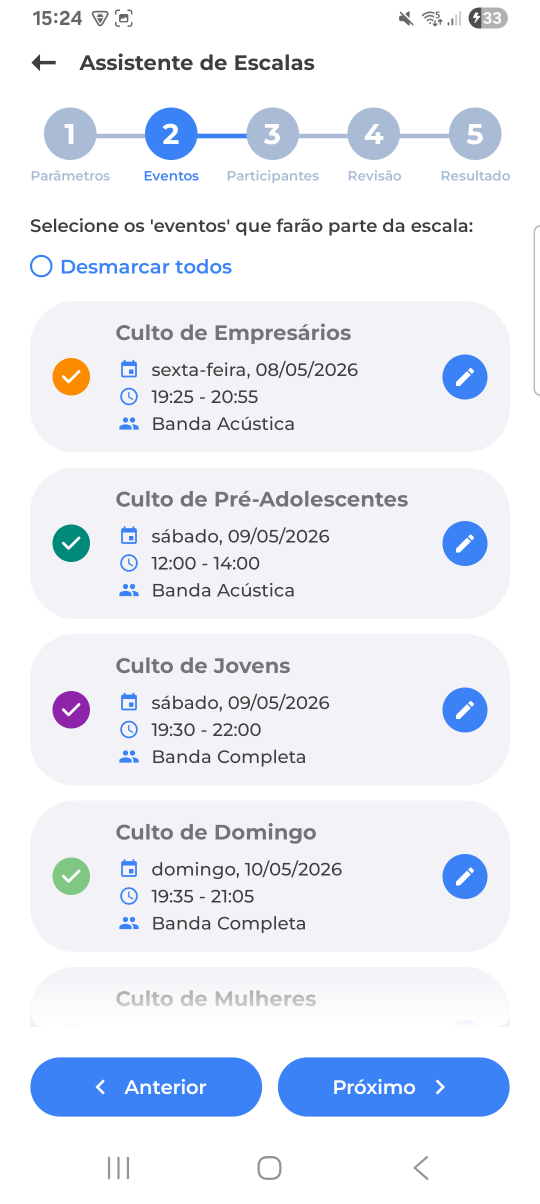
#> input picture scripts/before_eventos_step.png, 1080 x 2408 px (shown at 1/2 size)
$ python recolor-quiz-illustrations.py before_eventos_step.png before_eventos_step.png
#> lines starting #> are read from the running program, lines starting #| are printed output that depends on the picture; after the words box and inside, x2 and y2 are one past the last pixel; in counts of white or black regions, pixels touching at a corner belong together
# Recolori as ilustrações do quiz-vendas-funcionalidades: hue-shift restrito à faixa
# peach/laranja (~10-45 graus) pra azul/verde-sálvia, preservando saturação/valor
# (silhueta e sombreado da ilustração intactos, só a matiz muda).
import sys
import numpy as np
from PIL import Image

WARM_HUE_MIN = 10 / 360
WARM_HUE_MAX = 45 / 360
TARGET_HUE_MIN = 140 / 360  # verde-sálvia (era 165 — pouca separação do azul, quase monocromático)
TARGET_HUE_MAX = 215 / 360  # azul suave
MIN_SATURATION = 0.12  # abaixo disso é quase cinza/branco, não mexe

def recolor(path_in, path_out):
#> called with path_in = 'before_eventos_step.png', path_out = 'before_eventos_step.png'
    im = Image.open(path_in).convert('RGBA')
#> im is the input picture: PIL image 1080x2408 RGBA; mean R, G, B, A 231.9, 236.1, 244.8, 255
    arr = np.asarray(im).astype(np.float32) / 255.0
    rgb = arr[..., :3]
    alpha = arr[..., 3]
#> alpha: shape (2408, 1080) float32; every value is 1

    maxc = rgb.max(axis=-1)
    minc = rgb.min(axis=-1)
    v = maxc
    delta = maxc - minc
    s = np.where(maxc == 0, 0, delta / np.where(maxc == 0, 1, maxc))

    r, g, b = rgb[..., 0], rgb[..., 1], rgb[..., 2]
    h = np.zeros_like(v)
    mask_delta = delta > 1e-6
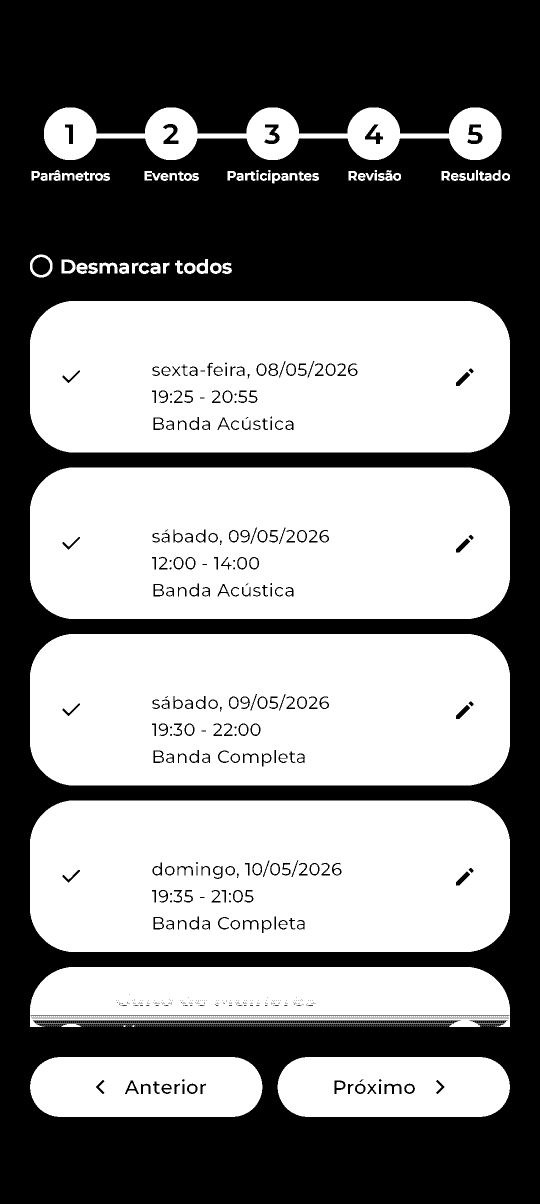
#> mask_delta: shape (2408, 1080) bool (shown at 1/2 size); 52.8% white; 1430 black regions (1217 under 20 px), largest, box (x1, y1, x2, y2) and area: (0, 0, 1080, 2408) 1189018, (66, 2041, 921, 2047) 4646, (61, 2031, 1019, 2033) 1197
    rc = np.where(mask_delta, (maxc - r) / np.where(delta == 0, 1, delta), 0)
    gc = np.where(mask_delta, (maxc - g) / np.where(delta == 0, 1, delta), 0)
    bc = np.where(mask_delta, (maxc - b) / np.where(delta == 0, 1, delta), 0)
    h = np.where(r == maxc, bc - gc, h)
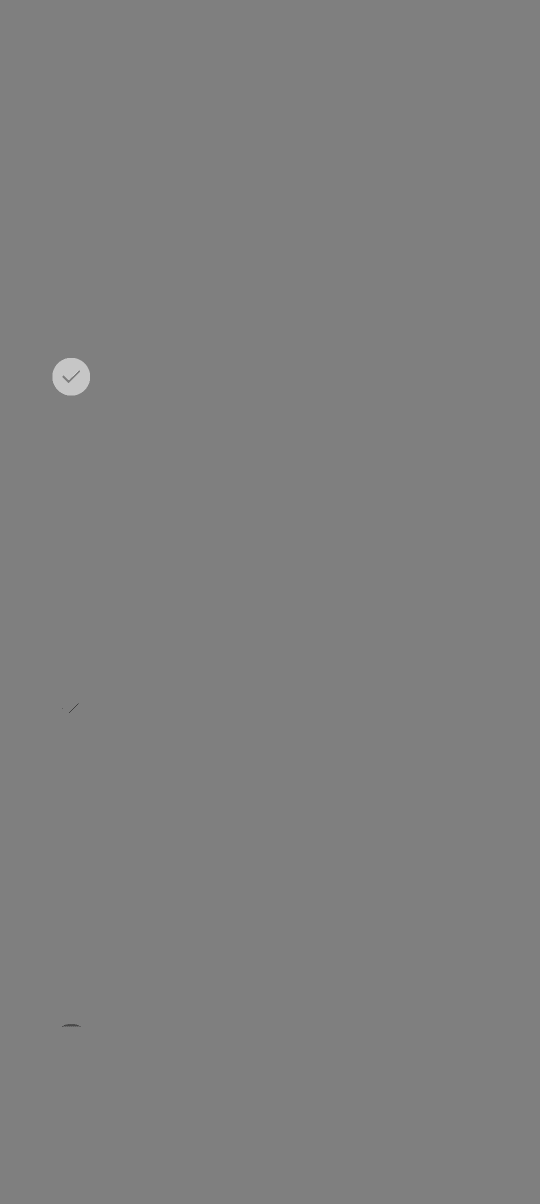
#> h: shape (2408, 1080) float32 (shown at 1/2 size); min -1, max 1, mean 0.000899; drawn with min black and max white
    h = np.where(g == maxc, 2.0 + rc - bc, h)
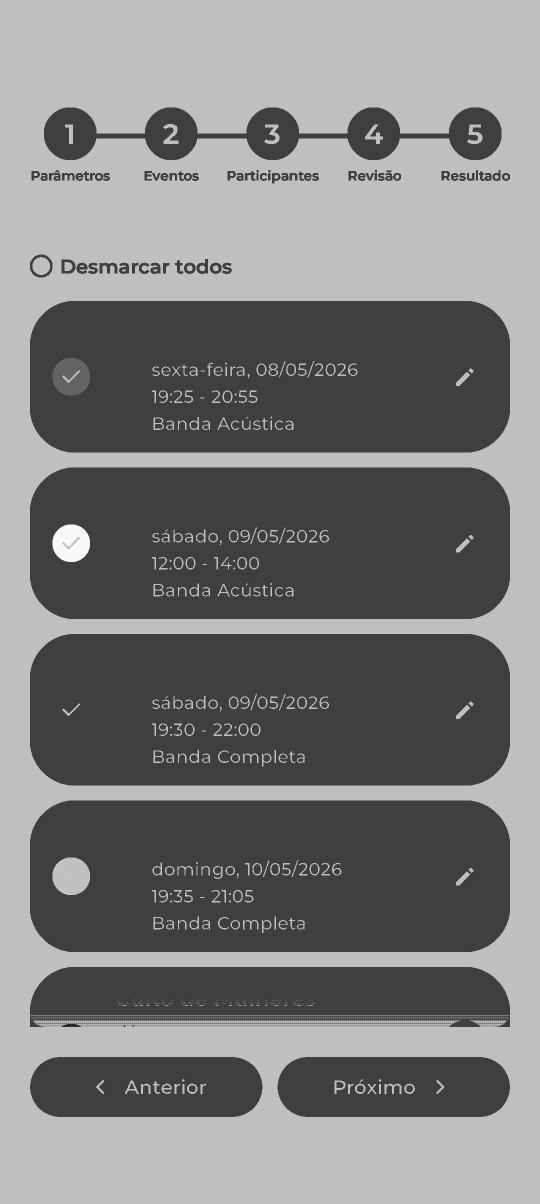
#> h: shape (2408, 1080) float32 (shown at 1/2 size); min -1, max 3, mean 0.953; drawn with min black and max white
    h = np.where(b == maxc, 4.0 + gc - rc, h)
    h = (h / 6.0) % 1.0
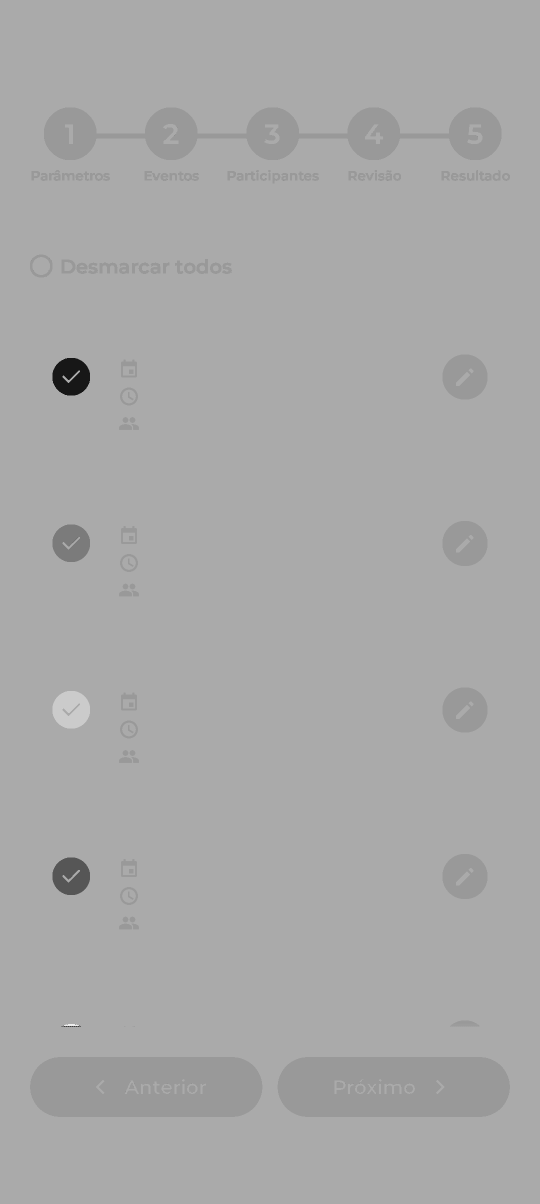
#> h: shape (2408, 1080) float32 (shown at 1/2 size); min 0, max 0.952, mean 0.66

    warm_mask = (h >= WARM_HUE_MIN) & (h <= WARM_HUE_MAX) & (s >= MIN_SATURATION)
#> warm_mask: shape (2408, 1080) bool; 0.16% white; 1 white region, box (x1, y1, x2, y2) and area: (105, 716, 180, 791) 4276

    hue_frac = np.clip((h - WARM_HUE_MIN) / (WARM_HUE_MAX - WARM_HUE_MIN), 0, 1)
    new_h = TARGET_HUE_MIN + hue_frac * (TARGET_HUE_MAX - TARGET_HUE_MIN)
    h_out = np.where(warm_mask, new_h, h)

    i = np.floor(h_out * 6.0)
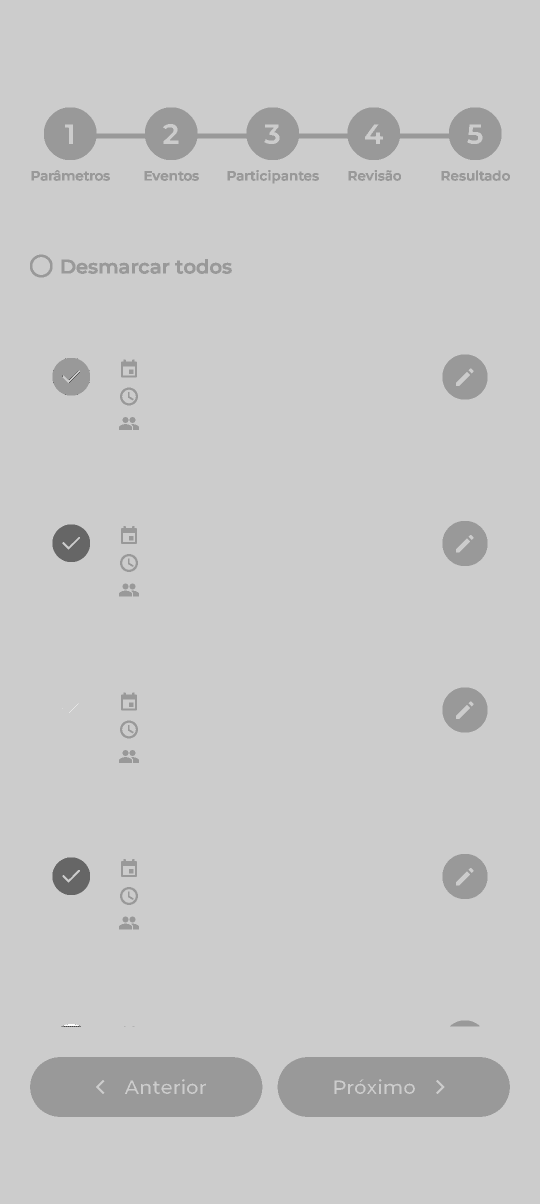
#> i: shape (2408, 1080) float32 (shown at 1/2 size); min 0, max 5, mean 3.92; drawn with min black and max white
    f = h_out * 6.0 - i
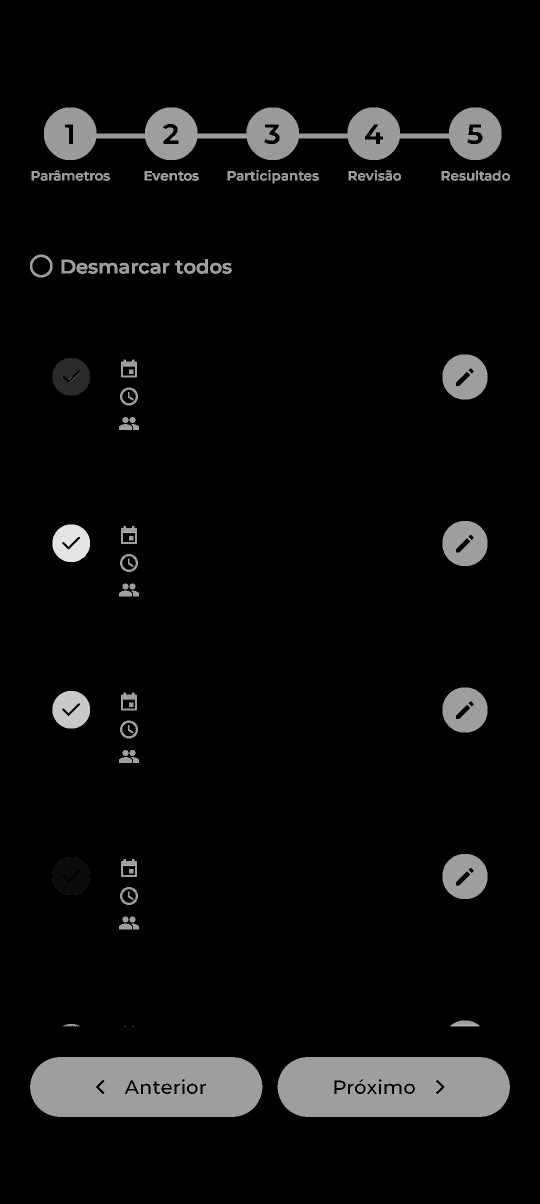
#> f: shape (2408, 1080) float32 (shown at 1/2 size); min 0, max 0.976, mean 0.0487
    p = v * (1.0 - s)
    q = v * (1.0 - s * f)
    t = v * (1.0 - s * (1.0 - f))
    i_mod = i.astype(int) % 6
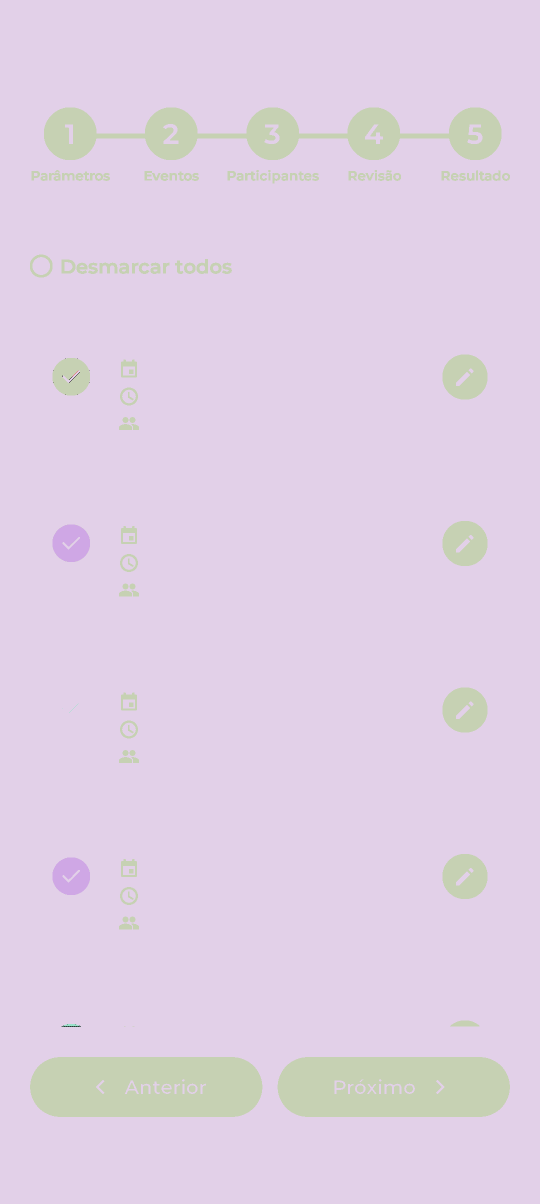
#> i_mod: shape (2408, 1080) int64 (shown at 1/2 size); 6 distinct labels, from 0 to 5; one colour per label, 0 black

    r_out = np.select(
        [i_mod == 0, i_mod == 1, i_mod == 2, i_mod == 3, i_mod == 4, i_mod == 5],
        [v, q, p, p, t, v],
    )
    g_out = np.select(
        [i_mod == 0, i_mod == 1, i_mod == 2, i_mod == 3, i_mod == 4, i_mod == 5],
        [t, v, v, q, p, p],
    )
    b_out = np.select(
        [i_mod == 0, i_mod == 1, i_mod == 2, i_mod == 3, i_mod == 4, i_mod == 5],
        [p, p, t, v, v, q],
    )

    out_rgb = np.stack([r_out, g_out, b_out], axis=-1)
    out_rgb = np.clip(out_rgb * 255.0, 0, 255).astype(np.uint8)
    out_alpha = np.clip(alpha * 255.0, 0, 255).astype(np.uint8)
#> out_alpha: shape (2408, 1080); every value is 255
    out = np.dstack([out_rgb, out_alpha])

    Image.fromarray(out, 'RGBA').save(path_out)
    print(f'OK: {path_out}')

if __name__ == '__main__':
    if len(sys.argv) != 3:
        print('uso: python recolor-quiz-illustrations.py <in.png> <out.png>')
        sys.exit(1)
    recolor(sys.argv[1], sys.argv[2])
